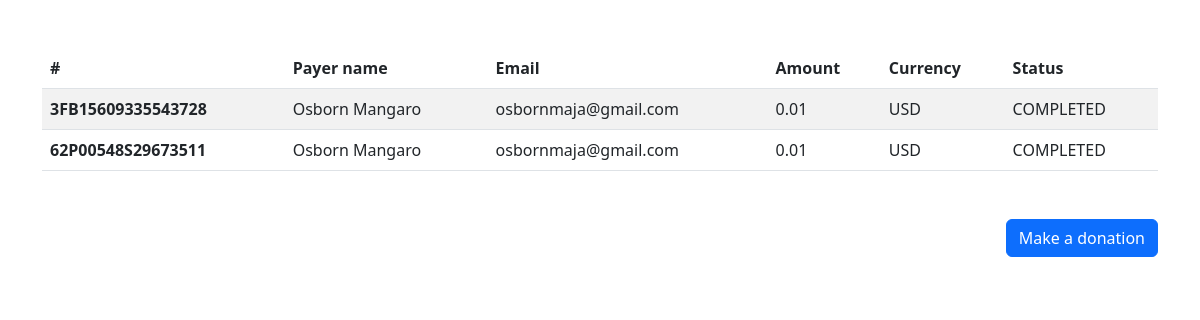
The app's page /pages/transactions.php with its own data.
### tables this page shows
CREATE TABLE `payments` (
  `payment_id` varchar(255) NOT NULL,
  `amount` varchar(255) NOT NULL,
  `payer_email` varchar(255) NOT NULL,
  `payer_name` text NOT NULL,
  `currency` varchar(255) NOT NULL,
  `status` varchar(255) NOT NULL
);

### pages/transactions.php (the view, shortened to what this page needs)
<?php include('includes/header.php') ?>
<div class="container">
<table class="table table-striped table-hover my-5">
  <tbody>
    <?php
    $query = "SELECT * FROM payments";
    $select_payments = mysqli_query($connection,$query);
    if(mysqli_num_rows($select_payments) !== 0){
        ?>
        <thead>
    <tr>
      <th scope="col">#</th>
      <th scope="col">Payer name</th>
      <th scope="col">Email</th>
      <th scope="col">Amount</th>
      <th scope="col">Currency</th>
      <th scope="col">Status</th>
    </tr>
  </thead>
        <?php
        while($row = mysqli_fetch_assoc($select_payments)){
        $payment_id =  $row['payment_id'];
        $amount = $row['amount'];
        $payer_email = $row['payer_email'];
        $payer_name = $row['payer_name'];
        $currency = $row['currency'];
        $status = $row['status'];
        ?>
       <tr>
      <th scope="row"><?php echo $payment_id;  ?></th>
      <td><?php echo $payer_name ?></td>
      <td><?php echo $payer_email ?></td>
      <td><?php echo $amount; ?></td>
      <td><?php echo $currency; ?></td>
      <td><?php echo $status; ?></td>
      </tr>
        <?php
        }
    }
    ?>
  </tbody>
</table>
<div class="right-btn">
    <a href="?page=home" class="btn btn-primary">Make a donation</a>
</div>
</div>
<?php include('includes/footer.php') ?>

### includes/header.php (shortened to what this page needs)
<!DOCTYPE html>
<html lang="en">
<head>
  <link rel="stylesheet" href="assets/css/bootstrap.min.css">
    <link rel="stylesheet" href="assets/css/style.css">
</head>
<body>

### includes/footer.php (shortened to what this page needs)
</body>
</html>

### assets/css/style.css (style rules this page uses)
.container { display: flex; flex-direction: column; align-items: center; justify-content: center; }
.right-btn { width: 100%; display: flex; align-items: end; justify-content: end; }

### records on screen
payments: payment_id "3FB15609335543728", payer_name "Osborn Mangaro", payer_email "osbornmaja@gmail.com", amount "0.01", currency "USD", status "COMPLETED"
payments: payment_id "62P00548S29673511", payer_name "Osborn Mangaro", payer_email "osbornmaja@gmail.com", amount "0.01", currency "USD", status "COMPLETED"
